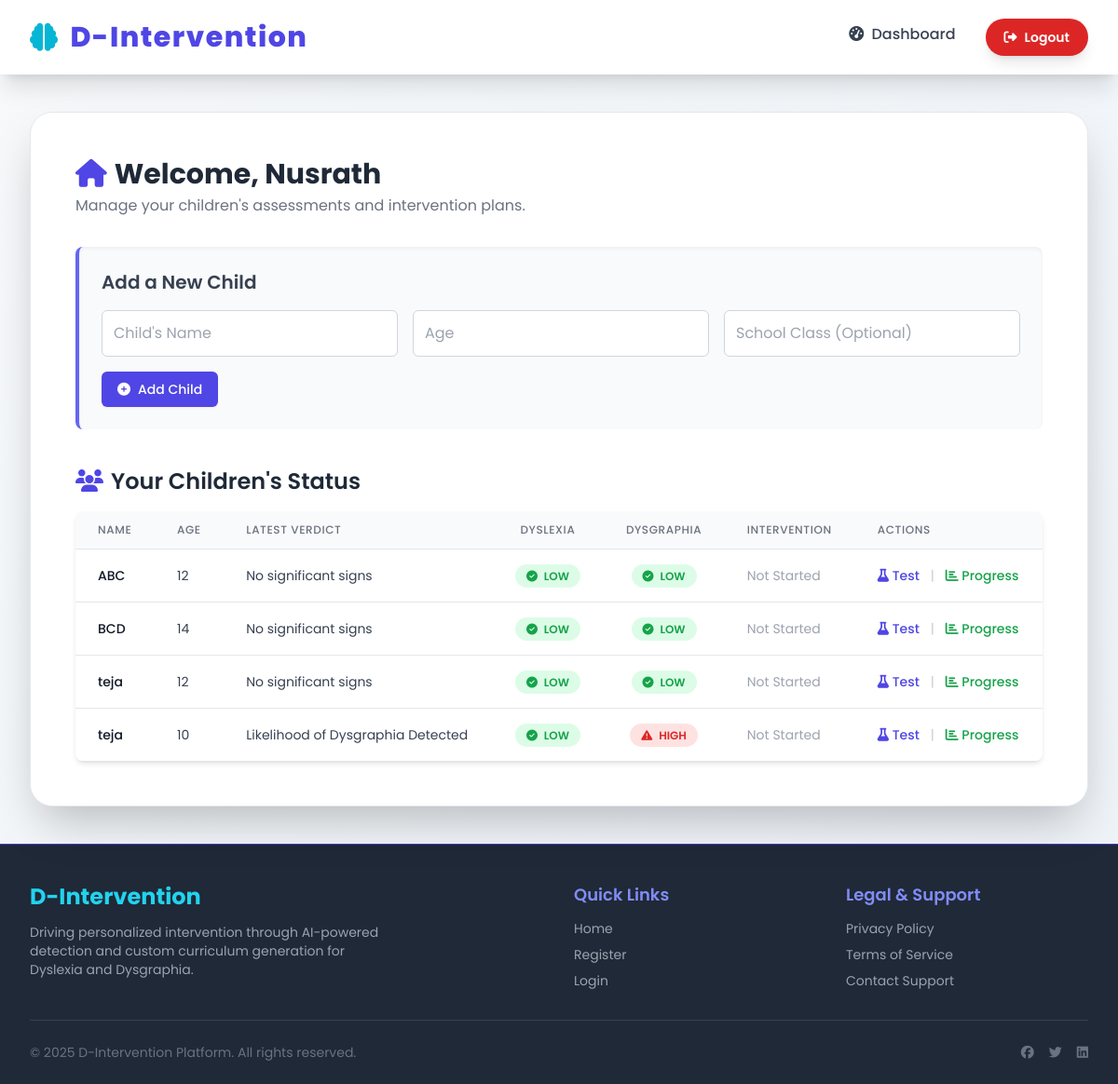
/parent/dashboard (signed in), run on the app's committed database.
### tables this page shows
CREATE TABLE parents (
            id INTEGER PRIMARY KEY AUTOINCREMENT,
            username TEXT UNIQUE NOT NULL,
            password_hash TEXT NOT NULL,
            email TEXT UNIQUE NOT NULL,
            contact TEXT,
            created_at TIMESTAMP DEFAULT CURRENT_TIMESTAMP
        );

CREATE TABLE children (
            id INTEGER PRIMARY KEY AUTOINCREMENT,
            parent_id INTEGER NOT NULL,
            name TEXT NOT NULL,
            age INTEGER NOT NULL,
            school_class TEXT,
            created_at TIMESTAMP DEFAULT CURRENT_TIMESTAMP,
            FOREIGN KEY (parent_id) REFERENCES parents(id) ON DELETE CASCADE
        );

CREATE TABLE assessments (
            id INTEGER PRIMARY KEY AUTOINCREMENT,
            child_id INTEGER,
            parent_id INTEGER,
            screening_type TEXT NOT NULL,
            dyslexia_score REAL DEFAULT 0.0,
            dysgraphia_score REAL DEFAULT 0.0,
            verdict TEXT,
            raw_data_path TEXT,
            reference_text TEXT, 
            created_at TIMESTAMP DEFAULT CURRENT_TIMESTAMP,
            FOREIGN KEY (child_id) REFERENCES children(id) ON DELETE SET NULL,
            FOREIGN KEY (parent_id) REFERENCES parents(id) ON DELETE CASCADE
        );

### app.py (the view)
@app.route('/parent/dashboard')
@parent_required
def parent_dashboard():
    parent_id = session['parent_id']
    conn = get_db_connection()
    parent = conn.execute(
        "SELECT username,email,contact FROM parents WHERE id=?",
        (parent_id,)
    ).fetchone()
    children = conn.execute(
        "SELECT id,name,age,school_class FROM children WHERE parent_id=?",
        (parent_id,)
    ).fetchall()
    child_data_list = []
    for c in children:
        cdict = dict(c)
        cid   = cdict['id']
        latest_assessment = conn.execute("""
            SELECT verdict, dyslexia_score, dysgraphia_score, created_at FROM assessments
            WHERE child_id=?
            ORDER BY created_at DESC LIMIT 1
        """, (cid,)).fetchone()
        intervention = conn.execute("""
            SELECT current_week, start_date
            FROM interventions
            WHERE child_id=? ORDER BY start_date DESC LIMIT 1
        """, (cid,)).fetchone()
        cdict['dyslexia_score'] = latest_assessment['dyslexia_score'] if latest_assessment else None
        cdict['dysgraphia_score'] = latest_assessment['dysgraphia_score'] if latest_assessment else None
        cdict['latest_verdict'] = latest_assessment['verdict'] if latest_assessment else "N/A"
        cdict['last_tested'] = latest_assessment['created_at'].split()[0] if latest_assessment else "N/A"
        cdict['current_week']   = intervention['current_week'] if intervention else 0
        cdict['start_date']     = intervention['start_date'] if intervention else None
        child_data_list.append(cdict)
    conn.close()
    return render_template('parent_dashboard.html',
                           parent=parent,
                           children=child_data_list)

### app.py (called while the page is built)
def get_db_connection():
    conn = sqlite3.connect(DATABASE)
    conn.row_factory = sqlite3.Row
    return conn

def login_required_role(role):
    def wrapper(f):
        @wraps(f)
        def decorated(*args, **kwargs):
            if role == 'admin' and session.get('role') != 'admin':
                flash("Please log in as Admin.", "warning")
                return redirect(url_for('login'))
            if role == 'parent' and session.get('role') != 'parent':
                flash("Please log in as Parent.", "warning")
                return redirect(url_for('login'))
            return f(*args, **kwargs)
        return decorated
    return wrapper

### templates/parent_dashboard.html (shortened to what this page needs)
{% extends "layout.html" %}
{% block content %}
    <header class="mb-8">
        <h2 class="text-3xl font-bold text-gray-800"><i class="fas fa-home mr-2 text-indigo-600"></i>Welcome, {{ parent[0] }}</h2>
        <p class="text-gray-500 mt-1">Manage your children's assessments and intervention plans.</p>
    </header>
    <div class="bg-gray-50 p-6 rounded-lg shadow-inner mb-10 border-l-4 border-indigo-500" data-aos="fade-right">
        <h3 class="text-xl font-semibold text-gray-700 mb-4">Add a New Child</h3>
        <form method="POST" action="{{ url_for('add_child') }}" class="space-y-4">
            <div class="grid grid-cols-1 md:grid-cols-3 gap-4">
                <input type="text" name="name" placeholder="Child's Name" required class="p-3 border border-gray-300 rounded-md focus:ring-indigo-500 focus:border-indigo-500">
                <input type="number" name="age" placeholder="Age" required class="p-3 border border-gray-300 rounded-md focus:ring-indigo-500 focus:border-indigo-500">
                <input type="text" name="school_class" placeholder="School Class (Optional)" class="p-3 border border-gray-300 rounded-md focus:ring-indigo-500 focus:border-indigo-500">
            </div>
            <button type="submit" class="inline-flex items-center px-4 py-2 border border-transparent text-sm font-medium rounded-md shadow-sm text-white bg-indigo-600 hover:bg-indigo-700 transition duration-150">
                <i class="fas fa-plus-circle mr-2"></i> Add Child
            </button>
        </form>
    </div>
    <h3 class="text-2xl font-semibold text-gray-800 mb-4"><i class="fas fa-users mr-2 text-indigo-600"></i>Your Children's Status</h3>
    <div class="overflow-x-auto bg-white shadow-md rounded-lg" data-aos="fade-up">
        <table class="min-w-full divide-y divide-gray-200">
            <thead class="bg-gray-50">
                <tr>
                    <th class="px-6 py-3 text-left text-xs font-medium text-gray-500 uppercase tracking-wider">Name</th>
                    <th class="px-6 py-3 text-left text-xs font-medium text-gray-500 uppercase tracking-wider">Age</th>
                    <th class="px-6 py-3 text-left text-xs font-medium text-gray-500 uppercase tracking-wider">Latest Verdict</th>
                    <th class="px-6 py-3 text-center text-xs font-medium text-gray-500 uppercase tracking-wider">Dyslexia</th>
                    <th class="px-6 py-3 text-center text-xs font-medium text-gray-500 uppercase tracking-wider">Dysgraphia</th>
                    <th class="px-6 py-3 text-left text-xs font-medium text-gray-500 uppercase tracking-wider">Intervention</th>
                    <th class="px-6 py-3 text-left text-xs font-medium text-gray-500 uppercase tracking-wider">Actions</th>
                </tr>
            </thead>
            <tbody class="bg-white divide-y divide-gray-200">
                {% for child in children %}
                <tr class="hover:bg-gray-50 transition duration-100">
                    <td class="px-6 py-4 whitespace-nowrap text-sm font-medium text-gray-900">{{ child.name }}</td>
                    <td class="px-6 py-4 whitespace-nowrap text-sm text-gray-700">{{ child.age }}</td>
                    <td class="px-6 py-4 whitespace-nowrap text-sm text-gray-700">{{ child.latest_verdict }}</td>
                    <td class="px-6 py-4 whitespace-nowrap text-center font-semibold">
                        {% if child.dyslexia_score is none %}
                            <span class="text-gray-500">N/A</span>
                        {% elif child.dyslexia_score >= 0.5 %}
                            <span class="text-red-600 bg-red-100 text-xs px-3 py-1 rounded-full" title="Risk Score: {{ "{:.2f}".format(child.dyslexia_score) }}"><i class="fas fa-exclamation-triangle mr-1"></i> HIGH</span>
                        {% else %}
                            <span class="text-green-600 bg-green-100 text-xs px-3 py-1 rounded-full" title="Risk Score: {{ "{:.2f}".format(child.dyslexia_score) }}"><i class="fas fa-check-circle mr-1"></i> LOW</span>
                        {% endif %}
                    </td>
                    <td class="px-6 py-4 whitespace-nowrap text-center font-semibold">
                        {% if child.dysgraphia_score is none %}
                            <span class="text-gray-500">N/A</span>
                        {% elif child.dysgraphia_score >= 0.5 %}
                            <span class="text-red-600 bg-red-100 text-xs px-3 py-1 rounded-full" title="Risk Score: {{ "{:.2f}".format(child.dysgraphia_score) }}"><i class="fas fa-exclamation-triangle mr-1"></i> HIGH</span>
                        {% else %}
                            <span class="text-green-600 bg-green-100 text-xs px-3 py-1 rounded-full" title="Risk Score: {{ "{:.2f}".format(child.dysgraphia_score) }}"><i class="fas fa-check-circle mr-1"></i> LOW</span>
                        {% endif %}
                    </td>
                    <td class="px-6 py-4 whitespace-nowrap text-sm">
                        {% if child.current_week > 0 and child.current_week <= 4 %}
                            <span class="font-bold text-indigo-600">Week {{ child.current_week }}</span>
                        {% elif child.current_week > 4 %}
                            <span class="font-bold text-gray-500">Complete</span>
                        {% else %}
                            <span class="text-gray-400">Not Started</span>
                        {% endif %}
                    </td>
                    <td class="px-6 py-4 whitespace-nowrap text-sm font-medium space-x-2">
                        <a href="{{ url_for('start_assessment', child_id=child.id) }}" class="text-indigo-600 hover:text-indigo-900 transition duration-150" title="Start New Test"><i class="fas fa-flask"></i> Test</a>
                        <span class="text-gray-300">|</span>
                        <a href="{{ url_for('child_progress', child_id=child.id) }}" class="text-green-600 hover:text-green-900 transition duration-150" title="View Progress & Goals"><i class="fas fa-chart-bar"></i> Progress</a>
                    </td>
                </tr>
                {% else %}
                <tr>
                    <td colspan="7" class="px-6 py-4 text-center text-sm text-gray-500">Please add a child to begin screening.</td>
                </tr>
                {% endfor %}
            </tbody>
        </table>
    </div>
{% endblock %}

### templates/layout.html (shortened to what this page needs)
<!DOCTYPE html>
<html lang="en">
<head>
    <link rel="stylesheet" href="https://cdnjs.cloudflare.com/ajax/libs/font-awesome/6.5.1/css/all.min.css">
    <script src="https://cdn.tailwindcss.com"></script>
    <link href="https://unpkg.com/aos@2.3.1/dist/aos.css" rel="stylesheet">
</head>
<body class="antialiased min-h-screen flex flex-col">
    <nav class="bg-white shadow-xl sticky top-0 z-50 transition-all duration-300 ease-in-out">
        <div class="max-w-7xl mx-auto px-4 sm:px-6 lg:px-8">
            <div class="flex justify-between h-20 items-center">
                <div class="flex items-center">
                    <a href="{{ url_for('index') }}" class="flex-shrink-0 flex items-center gap-3 text-3xl font-extrabold text-indigo-600 tracking-wider hover:text-indigo-800 transition duration-300 transform hover:scale-105">
                        <i class="fas fa-brain text-cyan-500 text-3xl"></i>
                        <span>D-Intervention</span>
                    </a>
                </div>
                <div class="hidden md:flex items-center space-x-8">
                    {% if session.get('role') == 'admin' %}
                        <a href="{{ url_for('admin_dashboard') }}" class="text-gray-700 hover:text-indigo-600 font-medium transition duration-300 border-b-2 border-transparent hover:border-indigo-600 pb-1">Admin Dashboard</a>
                        <a href="{{ url_for('logout') }}" class="flex items-center gap-2 bg-red-600 hover:bg-red-700 text-white px-5 py-2.5 rounded-full text-sm font-semibold shadow-lg transition duration-300 transform hover:scale-105">
                            <i class="fas fa-sign-out-alt"></i> Logout
                        </a>
                    {% elif session.get('role') == 'parent' %}
                        <a href="{{ url_for('parent_dashboard') }}" class="text-gray-700 hover:text-indigo-600 font-medium transition duration-300 border-b-2 border-transparent hover:border-indigo-600 pb-1">
                            <i class="fas fa-tachometer-alt mr-1"></i> Dashboard
                        </a>
                        <a href="{{ url_for('logout') }}" class="flex items-center gap-2 bg-red-600 hover:bg-red-700 text-white px-5 py-2.5 rounded-full text-sm font-semibold shadow-lg transition duration-300 transform hover:scale-105">
                            <i class="fas fa-sign-out-alt"></i> Logout
                        </a>
                    {% endif %}
                </div>
            </div>
        </div>
    </nav>
    <main class="flex-grow max-w-7xl mx-auto w-full py-10 px-4 sm:px-6 lg:px-8">
        <div class="bg-white p-8 md:p-12 shadow-2xl rounded-3xl border border-gray-200 min-h-[60vh]"
             data-aos="fade-up"
             data-aos-duration="1000"
             data-aos-easing="ease-out-cubic">
            {% block content %}{% endblock %}
        </div>
    </main>
    <footer class="bg-gray-800 border-t border-indigo-700 mt-auto pt-10 pb-6 text-white">
        <div class="max-w-7xl mx-auto px-4 sm:px-6 lg:px-8">
            <div class="grid grid-cols-1 md:grid-cols-4 gap-8 border-b border-gray-700 pb-8 mb-6">
                <div class="col-span-1 md:col-span-2">
                    <h3 class="text-2xl font-bold text-cyan-400 mb-3">D-Intervention</h3>
                    <p class="text-gray-400 text-sm max-w-sm">
                        Driving personalized intervention through AI-powered detection and custom curriculum generation for Dyslexia and Dysgraphia.
                    </p>
                </div>
                <div>
                    <h4 class="text-lg font-semibold mb-3 text-indigo-400">Quick Links</h4>
                    <ul class="space-y-2 text-sm">
                        <li><a href="{{ url_for('index') }}" class="text-gray-400 hover:text-cyan-400 transition duration-150">Home</a></li>
                        <li><a href="{{ url_for('parent_register') }}" class="text-gray-400 hover:text-cyan-400 transition duration-150">Register</a></li>
                        <li><a href="{{ url_for('login') }}" class="text-gray-400 hover:text-cyan-400 transition duration-150">Login</a></li>
                    </ul>
                </div>
                <div>
                    <h4 class="text-lg font-semibold mb-3 text-indigo-400">Legal & Support</h4>
                    <ul class="space-y-2 text-sm">
                        <li><a href="{{ url_for('privacy_policy') }}" class="text-gray-400 hover:text-cyan-400 transition duration-150">Privacy Policy</a></li>
                        <li><a href="{{ url_for('terms_of_service') }}" class="text-gray-400 hover:text-cyan-400 transition duration-150">Terms of Service</a></li>
                        <li><a href="{{ url_for('contact_support') }}" class="text-gray-400 hover:text-cyan-400 transition duration-150">Contact Support</a></li>
                    </ul>
                </div>
            </div>
            <div class="flex justify-between items-center text-sm text-gray-500">
                <p>&copy; {{ 2025 }} D-Intervention Platform. All rights reserved.</p>
                <div class="flex space-x-4">
                    <i class="fab fa-facebook hover:text-cyan-400 cursor-pointer"></i>
                    <i class="fab fa-twitter hover:text-cyan-400 cursor-pointer"></i>
                    <i class="fab fa-linkedin hover:text-cyan-400 cursor-pointer"></i>
                </div>
            </div>
        </div>
    </footer>
</body>
</html>

### templates/layout.html (style rules this page uses)
:root { --color-primary: #4f46e5; --color-accent: #06b6d4; }
body { font-family: 'Poppins', sans-serif; background: linear-gradient(135deg, #f7f9fb 0%, #edf2f7 100%); color: #1f2937; }
html { scroll-behavior: smooth; }

### data on the page
parents: username "Nusrath"
children: name "ABC"
assessments: latest_verdict "No significant signs", dysgraphia_score 0 (drawn)
children: name "BCD"
assessments: latest_verdict "No significant signs", dysgraphia_score 0 (drawn)
children: name "teja"
assessments: latest_verdict "No significant signs", dysgraphia_score 0 (drawn)
children: name "teja"
assessments: latest_verdict "Likelihood of Dysgraphia Detected"

### other printed values
{{ child.age }} "12" "14" "12" "10"
{{ 2025 }} "2025"
